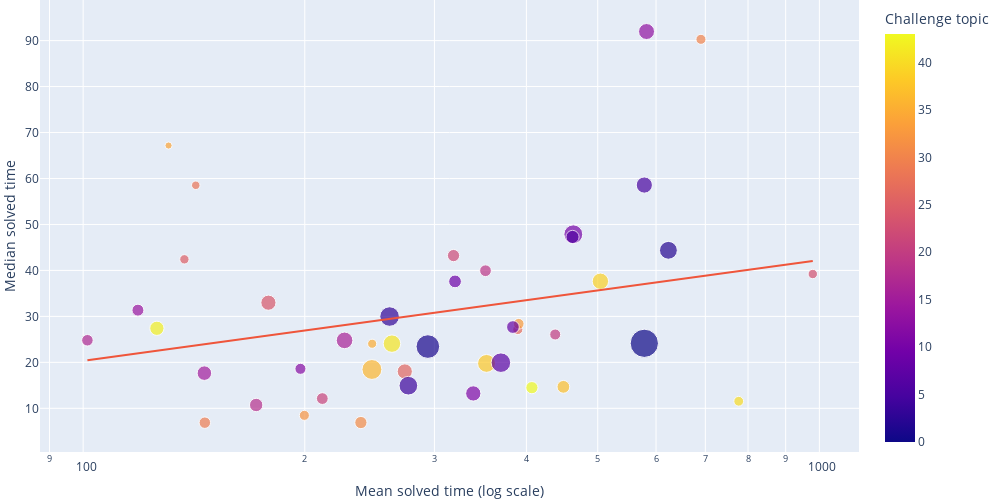
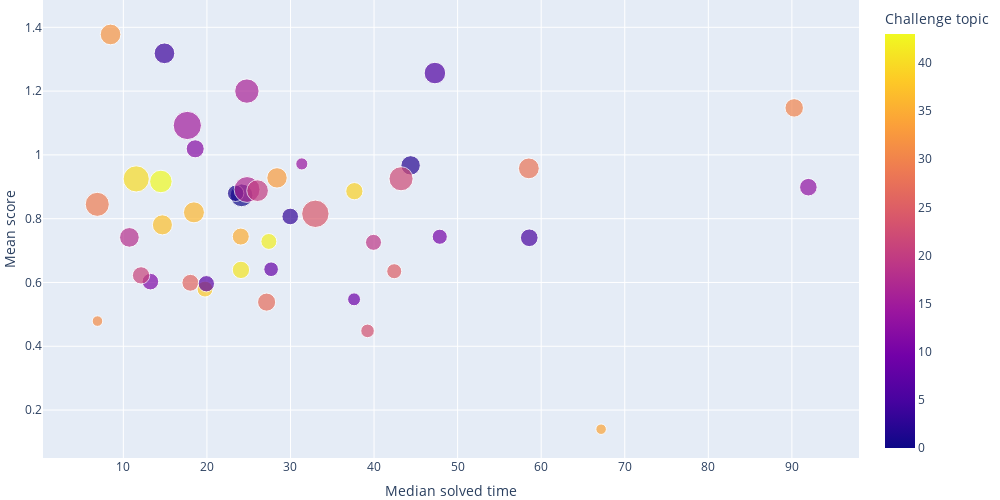
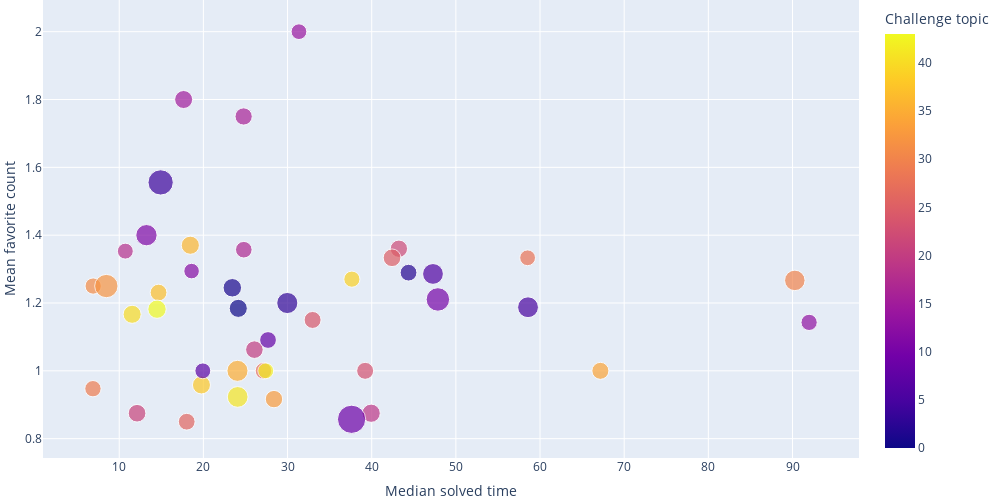

The cell these charts' notebook holds for them, in order:
### Code cell
df_challenge = pd.read_json(os.path.join(
    path_challenge_open_closed, 'general.json'))

# Plot median solved time against mean solved time for each topic using count ratio as size
fig = px.scatter(df_challenge, y="Median solved time", x="Mean solved time", color="Topic",
                 hover_name="Topic", size="Count ratio", trendline="ols", log_x=True, trendline_options=dict(log_x=True))
fig.update_xaxes(title_text="Mean solved time (log scale)")
fig.update_layout(
    width=1000,
    height=500,
    margin=dict(l=0, r=0, t=0, b=0),
    coloraxis_colorbar=dict(
        title="Challenge topic",
    ))
fig.show()

# Plot mean score against mean solved time for each topic using mean view count as size
fig = px.scatter(df_challenge, y="Mean score", x="Median solved time",
                 color="Topic", hover_name="Topic", size="Mean view count")
fig.update_layout(
    width=1000,
    height=500,
    margin=dict(l=0, r=0, t=0, b=0),
    coloraxis_colorbar=dict(
        title="Challenge topic",
    ))
fig.show()

# Plot mean favorite count against median solved time for each topic using mean answer count as size
fig = px.scatter(df_challenge, y="Mean favorite count", x="Median solved time",
                 color="Topic", hover_name="Topic", size="Mean answer count")
fig.update_layout(
    width=1000,
    height=500,
    margin=dict(l=0, r=0, t=0, b=0),
    coloraxis_colorbar=dict(
        title="Challenge topic",
    ))
fig.show()

### Figure 1 — Plotly figure (JSON) as saved in the notebook; plotly's stock layout.template omitted (floating-point values rounded to 4 significant figures)
{"data": [{"hovertemplate": "<b>%{hovertext}</b><br><br>Mean solved time=%{x}<br>Median solved time=%{y}<br>Count ratio=%{marker.size}<br>Topic=%{marker.color}<extra></extra>", "hovertext": [0, 1, 10, 11, 12, 13, 14, 15, 16, 17, 18, 19, 2, 20, 21, 22, 23, 24, 25, 26, 27, 28, 29, 3, 30, 31, 32, 33, 34, 35, 36, 37, 38, 39, 4, 40, 41, 42, 43, 5, 6, 7, 8, 9], "legendgroup": "", "marker": {"color": [0, 1, 10, 11, 12, 13, 14, 15, 16, 17, 18, 19, 2, 20, 21, 22, 23, 24, 25, 26, 27, 28, 29, 3, 30, 31, 32, 33, 34, 35, 36, 37, 38, 39, 4, 40, 41, 42, 43, 5, 6, 7, 8, 9], "coloraxis": "coloraxis", "size": [8.462, 5.904, 3.756, 2.472, 1.295, 2.698, 1.511, 2.234, 2.925, 1.414, 1.9, 1.457, 3.368, 1.284, 1.468, 1.587, 0.939, 2.428, 0.9282, 2.428, 1.079, 0.7663, 1.392, 4.037, 1.069, 1.587, 1.069, 1.22, 0.5397, 0.8851, 4.177, 1.727, 3.378, 2.839, 3.691, 1.015, 3.227, 2.159, 1.587, 2.774, 1.846, 4.047, 1.716, 1.716], "sizemode": "area", "sizeref": 0.02115, "symbol": "circle"}, "mode": "markers", "name": "", "orientation": "v", "showlegend": false, "type": "scatter", "x": [578.4, 293.9, 463.2, 338.8, 197.3, 582.4, 118.7, 146.1, 226.5, 101.3, 171.8, 352.0, 623.7, 437.7, 211.3, 318.5, 979.6, 178.5, 137.2, 273.5, 389.4, 142.2, 146.3, 260.7, 690.5, 238.4, 199.7, 390.5, 130.6, 246.9, 246.7, 449.1, 353.1, 504.2, 276.5, 777.0, 262.7, 125.9, 406.9, 578.4, 462.1, 369.3, 383.5, 320.0], "xaxis": "x", "y": [24.15, 23.44, 47.86, 13.24, 18.6, 91.97, 31.36, 17.65, 24.78, 24.8, 10.72, 39.93, 44.38, 26.06, 12.12, 43.23, 39.22, 32.98, 42.42, 18.02, 27.14, 58.52, 6.878, 29.97, 90.28, 6.903, 8.469, 28.39, 67.17, 24.05, 18.45, 14.67, 19.77, 37.64, 14.92, 11.54, 24.07, 27.41, 14.49, 58.57, 47.28, 19.93, 27.68, 37.61], "yaxis": "y"}, {"hovertemplate": "<b>OLS trendline</b><br>Median solved time = 21.897 * log10(Mean solved time) + -23.4575<br>R<sup>2</sup>=0.072302<br><br>Mean solved time=%{x}<br>Median solved time=%{y} <b>(trend)</b><extra></extra>", "legendgroup": "", "marker": {"symbol": "circle"}, "mode": "lines", "name": "", "showlegend": false, "type": "scatter", "x": [101.3, 118.7, 125.9, 130.6, 137.2, 142.2, 146.1, 146.3, 171.8, 178.5, 197.3, 199.7, 211.3, 226.5, 238.4, 246.7, 246.9, 260.7, 262.7, 273.5, 276.5, 293.9, 318.5, 320.0, 338.8, 352.0, 353.1, 369.3, 383.5, 389.4, 390.5, 406.9, 437.7, 449.1, 462.1, 463.2, 504.2, 578.4, 578.4, 582.4, 623.7, 690.5, 777.0, 979.6], "xaxis": "x", "y": [20.46, 21.97, 22.53, 22.88, 23.35, 23.69, 23.94, 23.96, 25.48, 25.85, 26.8, 26.92, 27.45, 28.11, 28.6, 28.92, 28.93, 29.45, 29.52, 29.9, 30.01, 30.59, 31.35, 31.4, 31.94, 32.3, 32.33, 32.76, 33.12, 33.26, 33.29, 33.68, 34.38, 34.62, 34.89, 34.92, 35.72, 37.03, 37.03, 37.09, 37.74, 38.71, 39.83, 42.04], "yaxis": "y"}], "layout": {"coloraxis": {"colorbar": {"title": {"text": "Challenge topic"}}, "colorscale": [[0, "#0d0887"], [0.1111, "#46039f"], [0.2222, "#7201a8"], [0.3333, "#9c179e"], [0.4444, "#bd3786"], [0.5556, "#d8576b"], [0.6667, "#ed7953"], [0.7778, "#fb9f3a"], [0.8889, "#fdca26"], [1, "#f0f921"]]}, "height": 500, "legend": {"itemsizing": "constant", "tracegroupgap": 0}, "margin": {"b": 0, "l": 0, "r": 0, "t": 0}, "width": 1000, "xaxis": {"anchor": "y", "domain": [0, 1], "title": {"text": "Mean solved time (log scale)"}, "type": "log"}, "yaxis": {"anchor": "x", "domain": [0, 1], "title": {"text": "Median solved time"}}}}

### Figure 2 — Plotly figure (JSON) as saved in the notebook; plotly's stock layout.template omitted (floating-point values rounded to 4 significant figures)
{"data": [{"hovertemplate": "<b>%{hovertext}</b><br><br>Median solved time=%{x}<br>Mean score=%{y}<br>Mean view count=%{marker.size}<br>Topic=%{marker.color}<extra></extra>", "hovertext": [0, 1, 10, 11, 12, 13, 14, 15, 16, 17, 18, 19, 2, 20, 21, 22, 23, 24, 25, 26, 27, 28, 29, 3, 30, 31, 32, 33, 34, 35, 36, 37, 38, 39, 4, 40, 41, 42, 43, 5, 6, 7, 8, 9], "legendgroup": "", "marker": {"color": [0, 1, 10, 11, 12, 13, 14, 15, 16, 17, 18, 19, 2, 20, 21, 22, 23, 24, 25, 26, 27, 28, 29, 3, 30, 31, 32, 33, 34, 35, 36, 37, 38, 39, 4, 40, 41, 42, 43, 5, 6, 7, 8, 9], "coloraxis": "coloraxis", "size": [850.9, 440.7, 375.1, 450.1, 534.2, 505.3, 240.7, 1307.0, 971.3, 1096, 632.6, 420.7, 616.7, 767.5, 492.2, 949.9, 302.3, 1231.0, 370.8, 467.9, 536.2, 710.5, 947.4, 450.9, 558.8, 182.7, 698.8, 682.2, 181.2, 474.3, 721.4, 659.1, 414.1, 488.2, 700.1, 1123.0, 492.7, 416.4, 830.7, 510.4, 759.0, 434.8, 351.0, 272.8], "sizemode": "area", "sizeref": 3.269, "symbol": "circle"}, "mode": "markers", "name": "", "orientation": "v", "showlegend": false, "type": "scatter", "x": [24.15, 23.44, 47.86, 13.24, 18.6, 91.97, 31.36, 17.65, 24.78, 24.8, 10.72, 39.93, 44.38, 26.06, 12.12, 43.23, 39.22, 32.98, 42.42, 18.02, 27.14, 58.52, 6.878, 29.97, 90.28, 6.903, 8.469, 28.39, 67.17, 24.05, 18.45, 14.67, 19.77, 37.64, 14.92, 11.54, 24.07, 27.41, 14.49, 58.57, 47.28, 19.93, 27.68, 37.61], "xaxis": "x", "y": [0.8732, 0.8796, 0.7434, 0.6027, 1.019, 0.8988, 0.9717, 1.092, 1.2, 0.8915, 0.7414, 0.7258, 0.9671, 0.8879, 0.6222, 0.9252, 0.4483, 0.8153, 0.6353, 0.5991, 0.5385, 0.9577, 0.845, 0.807, 1.147, 0.479, 1.378, 0.9279, 0.14, 0.7439, 0.8198, 0.7806, 0.5793, 0.8863, 1.318, 0.9247, 0.6395, 0.7286, 0.9167, 0.7402, 1.257, 0.5961, 0.6415, 0.5472], "yaxis": "y"}], "layout": {"coloraxis": {"colorbar": {"title": {"text": "Challenge topic"}}, "colorscale": [[0, "#0d0887"], [0.1111, "#46039f"], [0.2222, "#7201a8"], [0.3333, "#9c179e"], [0.4444, "#bd3786"], [0.5556, "#d8576b"], [0.6667, "#ed7953"], [0.7778, "#fb9f3a"], [0.8889, "#fdca26"], [1, "#f0f921"]]}, "height": 500, "legend": {"itemsizing": "constant", "tracegroupgap": 0}, "margin": {"b": 0, "l": 0, "r": 0, "t": 0}, "width": 1000, "xaxis": {"anchor": "y", "domain": [0, 1], "title": {"text": "Median solved time"}}, "yaxis": {"anchor": "x", "domain": [0, 1], "title": {"text": "Mean score"}}}}

### Figure 3 — Plotly figure (JSON) as saved in the notebook; plotly's stock layout.template omitted (floating-point values rounded to 4 significant figures)
{"data": [{"hovertemplate": "<b>%{hovertext}</b><br><br>Median solved time=%{x}<br>Mean favorite count=%{y}<br>Mean answer count=%{marker.size}<br>Topic=%{marker.color}<extra></extra>", "hovertext": [0, 1, 10, 11, 12, 13, 14, 15, 16, 17, 18, 19, 2, 20, 21, 22, 23, 24, 25, 26, 27, 28, 29, 3, 30, 31, 32, 33, 34, 35, 36, 37, 38, 39, 4, 40, 41, 42, 43, 5, 6, 7, 8, 9], "legendgroup": "", "marker": {"color": [0, 1, 10, 11, 12, 13, 14, 15, 16, 17, 18, 19, 2, 20, 21, 22, 23, 24, 25, 26, 27, 28, 29, 3, 30, 31, 32, 33, 34, 35, 36, 37, 38, 39, 4, 40, 41, 42, 43, 5, 6, 7, 8, 9], "coloraxis": "coloraxis", "size": [1.422, 1.484, 2.397, 1.969, 1.05, 1.148, 1.071, 1.411, 1.292, 1.198, 1.102, 1.444, 1.221, 1.345, 1.353, 1.306, 1.253, 1.253, 1.36, 1.222, 1.19, 1.085, 1.163, 1.939, 1.828, 1.15, 2.364, 1.319, 1.26, 1.927, 1.429, 1.219, 1.409, 1.137, 2.775, 1.415, 1.87, 1.085, 1.463, 1.883, 1.877, 1.091, 1.22, 3.472], "sizemode": "area", "sizeref": 0.008679, "symbol": "circle"}, "mode": "markers", "name": "", "orientation": "v", "showlegend": false, "type": "scatter", "x": [24.15, 23.44, 47.86, 13.24, 18.6, 91.97, 31.36, 17.65, 24.78, 24.8, 10.72, 39.93, 44.38, 26.06, 12.12, 43.23, 39.22, 32.98, 42.42, 18.02, 27.14, 58.52, 6.878, 29.97, 90.28, 6.903, 8.469, 28.39, 67.17, 24.05, 18.45, 14.67, 19.77, 37.64, 14.92, 11.54, 24.07, 27.41, 14.49, 58.57, 47.28, 19.93, 27.68, 37.61], "xaxis": "x", "y": [1.184, 1.245, 1.211, 1.4, 1.294, 1.143, 2, 1.8, 1.75, 1.357, 1.353, 0.875, 1.289, 1.062, 0.875, 1.36, 1, 1.15, 1.333, 0.85, 1, 1.333, 0.9474, 1.2, 1.267, 1.25, 1.25, 0.9167, 1, 1, 1.37, 1.231, 0.9583, 1.27, 1.556, 1.167, 0.9231, 1, 1.182, 1.188, 1.286, 1, 1.091, 0.8571], "yaxis": "y"}], "layout": {"coloraxis": {"colorbar": {"title": {"text": "Challenge topic"}}, "colorscale": [[0, "#0d0887"], [0.1111, "#46039f"], [0.2222, "#7201a8"], [0.3333, "#9c179e"], [0.4444, "#bd3786"], [0.5556, "#d8576b"], [0.6667, "#ed7953"], [0.7778, "#fb9f3a"], [0.8889, "#fdca26"], [1, "#f0f921"]]}, "height": 500, "legend": {"itemsizing": "constant", "tracegroupgap": 0}, "margin": {"b": 0, "l": 0, "r": 0, "t": 0}, "width": 1000, "xaxis": {"anchor": "y", "domain": [0, 1], "title": {"text": "Median solved time"}}, "yaxis": {"anchor": "x", "domain": [0, 1], "title": {"text": "Mean favorite count"}}}}
